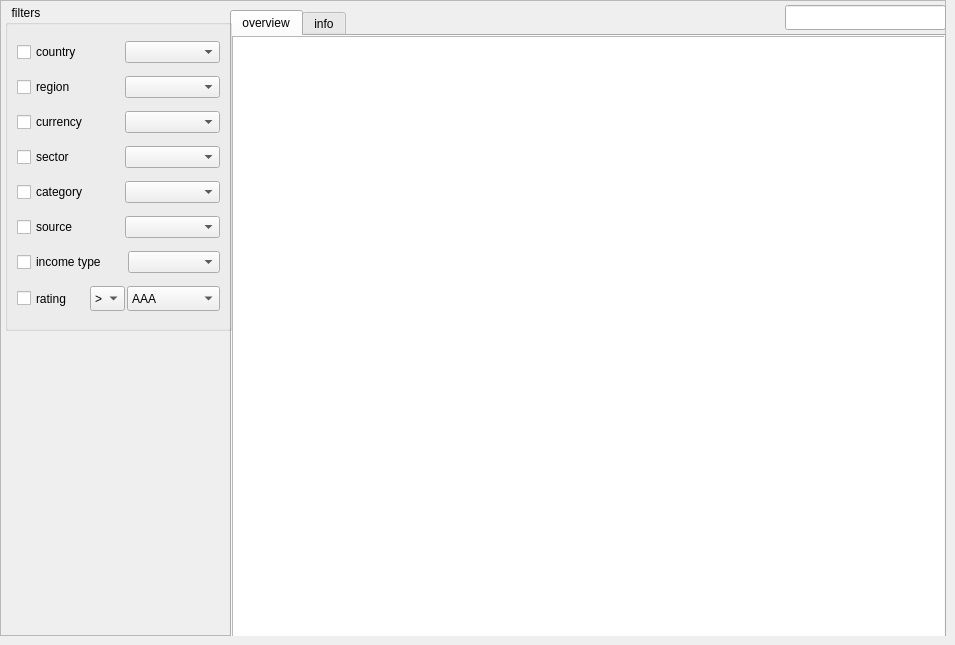
   <widget class="QWidget" name="tab_14">
    <attribute name="title">
     <string>certificates</string>
    </attribute>
    <widget class="QFrame" name="frame_13">
     <property name="geometry">
      <rect>
       <x>0</x>
       <y>0</y>
       <width>946</width>
       <height>636</height>
      </rect>
     </property>
     <property name="frameShape">
      <enum>QFrame::StyledPanel</enum>
     </property>
     <property name="frameShadow">
      <enum>QFrame::Raised</enum>
     </property>
     <widget class="QTabWidget" name="tabWidget_13">
      <property name="geometry">
       <rect>
        <x>230</x>
        <y>10</y>
        <width>716</width>
        <height>631</height>
       </rect>
      </property>
      <property name="currentIndex">
       <number>0</number>
      </property>
      <widget class="QWidget" name="tab_40">
       <attribute name="title">
        <string>overview</string>
       </attribute>
       <widget class="QTableView" name="tableView_33">
        <property name="geometry">
         <rect>
          <x>0</x>
          <y>0</y>
          <width>716</width>
          <height>601</height>
         </rect>
        </property>
       </widget>
      </widget>
      <widget class="QWidget" name="tab_41">
       <attribute name="title">
        <string>info</string>
       </attribute>
       <widget class="QTableView" name="tableView_34">
        <property name="geometry">
         <rect>
          <x>0</x>
          <y>0</y>
          <width>716</width>
          <height>601</height>
         </rect>
        </property>
       </widget>
      </widget>
     </widget>
     <widget class="QLineEdit" name="lineEdit_23">
      <property name="geometry">
       <rect>
        <x>785</x>
        <y>5</y>
        <width>161</width>
        <height>25</height>
       </rect>
      </property>
     </widget>
     <widget class="QGroupBox" name="groupBox_11">
      <property name="geometry">
       <rect>
        <x>5</x>
        <y>5</y>
        <width>227</width>
        <height>326</height>
       </rect>
      </property>
      <property name="title">
       <string>  filters</string>
      </property>
      <layout class="QVBoxLayout" name="verticalLayout_6">
       <item>
        <layout class="QHBoxLayout" name="horizontalLayout_43">
         <item>
          <widget class="QCheckBox" name="checkBox_53">
           <property name="text">
            <string>country</string>
           </property>
          </widget>
         </item>
         <item>
          <widget class="QComboBox" name="comboBox_30">
           <property name="maximumSize">
            <size>
             <width>95</width>
             <height>16777215</height>
            </size>
           </property>
           <item>
            <property name="text">
             <string/>
            </property>
           </item>
           <item>
            <property name="text">
             <string>stocks</string>
            </property>
           </item>
           <item>
            <property name="text">
             <string>bonds</string>
            </property>
           </item>
           <item>
            <property name="text">
             <string>indexes</string>
            </property>
           </item>
           <item>
            <property name="text">
             <string>commodities</string>
            </property>
           </item>
           <item>
            <property name="text">
             <string>funds</string>
            </property>
           </item>
           <item>
            <property name="text">
             <string>etfs</string>
            </property>
           </item>
          </widget>
         </item>
        </layout>
       </item>
       <item>
        <layout class="QHBoxLayout" name="horizontalLayout_44">
         <item>
          <widget class="QCheckBox" name="checkBox_54">
           <property name="text">
            <string>region</string>
           </property>
          </widget>
         </item>
         <item>
          <widget class="QComboBox" name="comboBox_61">
           <property name="maximumSize">
            <size>
             <width>95</width>
             <height>16777215</height>
            </size>
           </property>
           <item>
            <property name="text">
             <string/>
            </property>
           </item>
           <item>
            <property name="text">
             <string>EMEA</string>
            </property>
           </item>
           <item>
            <property name="text">
             <string>AMER</string>
            </property>
           </item>
           <item>
            <property name="text">
             <string>APAC</string>
            </property>
           </item>
          </widget>
         </item>
        </layout>
       </item>
       <item>
        <layout class="QHBoxLayout" name="horizontalLayout_45">
         <item>
          <widget class="QCheckBox" name="checkBox_55">
           <property name="text">
            <string>currency</string>
           </property>
          </widget>
         </item>
         <item>
          <widget class="QComboBox" name="comboBox_62">
           <property name="maximumSize">
            <size>
             <width>95</width>
             <height>16777215</height>
            </size>
           </property>
           <item>
            <property name="text">
             <string/>
            </property>
           </item>
           <item>
            <property name="text">
             <string>energy</string>
            </property>
           </item>
           <item>
            <property name="text">
             <string>technology</string>
            </property>
           </item>
           <item>
            <property name="text">
             <string>industrials</string>
            </property>
           </item>
           <item>
            <property name="text">
             <string>retail</string>
            </property>
           </item>
           <item>
            <property name="text">
             <string>healthcare</string>
            </property>
           </item>
           <item>
            <property name="text">
             <string>military</string>
            </property>
           </item>
           <item>
            <property name="text">
             <string>finance</string>
            </property>
           </item>
           <item>
            <property name="text">
             <string>mining</string>
            </property>
           </item>
           <item>
            <property name="text">
             <string>services</string>
            </property>
           </item>
          </widget>
         </item>
        </layout>
       </item>
       <item>
        <layout class="QHBoxLayout" name="horizontalLayout_46">
         <item>
          <widget class="QCheckBox" name="checkBox_56">
           <property name="text">
            <string>sector</string>
           </property>
          </widget>
         </item>
         <item>
          <widget class="QComboBox" name="comboBox_63">
           <property name="maximumSize">
            <size>
             <width>95</width>
             <height>16777215</height>
            </size>
           </property>
           <item>
            <property name="text">
             <string/>
            </property>
           </item>
           <item>
            <property name="text">
             <string>Investing</string>
            </property>
           </item>
           <item>
            <property name="text">
             <string>Yahoo</string>
            </property>
           </item>
           <item>
            <property name="text">
             <string>Quandl</string>
            </property>
           </item>
           <item>
            <property name="text">
             <string>pandas-datareader</string>
            </property>
           </item>
          </widget>
         </item>
        </layout>
       </item>
       <item>
        <layout class="QHBoxLayout" name="horizontalLayout_47">
         <item>
          <widget class="QCheckBox" name="checkBox_57">
           <property name="text">
            <string>category</string>
           </property>
          </widget>
         </item>
         <item>
          <widget class="QComboBox" name="comboBox_65">
           <property name="maximumSize">
            <size>
             <width>95</width>
             <height>16777215</height>
            </size>
           </property>
          </widget>
         </item>
        </layout>
       </item>
       <item>
        <layout class="QHBoxLayout" name="horizontalLayout_48">
         <item>
          <widget class="QCheckBox" name="checkBox_58">
           <property name="text">
            <string>source</string>
           </property>
          </widget>
         </item>
         <item>
          <widget class="QComboBox" name="comboBox_66">
           <property name="maximumSize">
            <size>
             <width>95</width>
             <height>16777215</height>
            </size>
           </property>
          </widget>
         </item>
        </layout>
       </item>
       <item>
        <layout class="QHBoxLayout" name="horizontalLayout_49">
         <item>
          <widget class="QCheckBox" name="checkBox_59">
           <property name="text">
            <string>income type</string>
           </property>
          </widget>
         </item>
         <item>
          <widget class="QComboBox" name="comboBox_67">
           <property name="minimumSize">
            <size>
             <width>92</width>
             <height>0</height>
            </size>
           </property>
           <property name="maximumSize">
            <size>
             <width>92</width>
             <height>16777215</height>
            </size>
           </property>
          </widget>
         </item>
        </layout>
       </item>
       <item>
        <layout class="QHBoxLayout" name="horizontalLayout_50">
         <property name="spacing">
          <number>2</number>
         </property>
         <property name="sizeConstraint">
          <enum>QLayout::SetMaximumSize</enum>
         </property>
         <item>
          <widget class="QCheckBox" name="checkBox_60">
           <property name="maximumSize">
            <size>
             <width>71</width>
             <height>25</height>
            </size>
           </property>
           <property name="text">
            <string>rating</string>
           </property>
          </widget>
         </item>
         <item>
          <widget class="QComboBox" name="comboBox_68">
           <property name="maximumSize">
            <size>
             <width>35</width>
             <height>25</height>
            </size>
           </property>
           <item>
            <property name="text">
             <string>&gt;</string>
            </property>
           </item>
           <item>
            <property name="text">
             <string>&gt;=</string>
            </property>
           </item>
           <item>
            <property name="text">
             <string>&lt;</string>
            </property>
           </item>
           <item>
            <property name="text">
             <string>&lt;=</string>
            </property>
           </item>
           <item>
            <property name="text">
             <string>=</string>
            </property>
           </item>
           <item>
            <property name="text">
             <string>+/- 1 notch</string>
            </property>
           </item>
          </widget>
         </item>
         <item>
          <widget class="QComboBox" name="comboBox_69">
           <property name="maximumSize">
            <size>
             <width>16777215</width>
             <height>25</height>
            </size>
           </property>
           <item>
            <property name="text">
             <string>AAA</string>
            </property>
           </item>
           <item>
            <property name="text">
             <string>AA+</string>
            </property>
           </item>
           <item>
            <property name="text">
             <string>AA</string>
            </property>
           </item>
           <item>
            <property name="text">
             <string>AA-</string>
            </property>
           </item>
           <item>
            <property name="text">
             <string>A+</string>
            </property>
           </item>
           <item>
            <property name="text">
             <string>A</string>
            </property>
           </item>
           <item>
            <property name="text">
             <string>A-</string>
            </property>
           </item>
           <item>
            <property name="text">
             <string>BBB+</string>
            </property>
           </item>
           <item>
            <property name="text">
             <string>BBB</string>
            </property>
           </item>
           <item>
            <property name="text">
             <string>BBB-</string>
            </property>
           </item>
           <item>
            <property name="text">
             <string>BB+</string>
            </property>
           </item>
           <item>
            <property name="text">
             <string>BB</string>
            </property>
           </item>
           <item>
            <property name="text">
             <string>BB-</string>
            </property>
           </item>
           <item>
            <property name="text">
             <string>B+</string>
            </property>
           </item>
           <item>
            <property name="text">
             <string>B</string>
            </property>
           </item>
           <item>
            <property name="text">
             <string>B-</string>
            </property>
           </item>
           <item>
            <property name="text">
             <string>CCC+</string>
            </property>
           </item>
           <item>
            <property name="text">
             <string>CCC</string>
            </property>
           </item>
           <item>
            <property name="text">
             <string>CCC-</string>
            </property>
           </item>
           <item>
            <property name="text">
             <string>CC</string>
            </property>
           </item>
           <item>
            <property name="text">
             <string>C</string>
            </property>
           </item>
           <item>
            <property name="text">
             <string>D</string>
            </property>
           </item>
           <item>
            <property name="text">
             <string>IG</string>
            </property>
           </item>
           <item>
            <property name="text">
             <string>HY</string>
            </property>
           </item>
          </widget>
         </item>
        </layout>
       </item>
      </layout>
     </widget>
    </widget>
   </widget>
